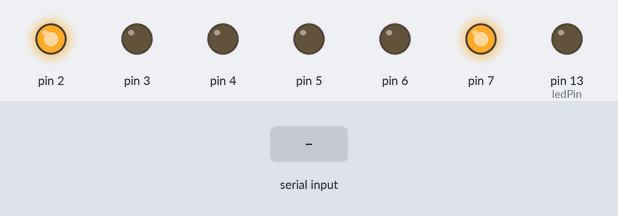
A sketch run on a simulated Arduino Leonardo, built with avr-gcc and run on an emulated ATmega32U4. Shown: output pins drawn as LEDs (lit = HIGH). Dashed ring = blinking. Inputs (shaded band) come from the test bench.

Above: at 1.2 s.
1.3 s: "0" received over Serial
At 1.46 s:
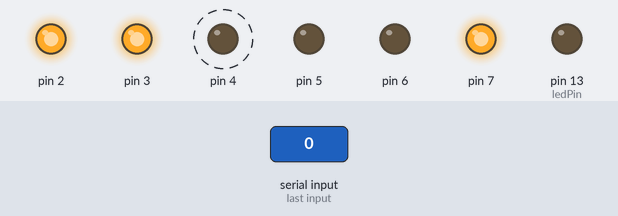
3.1 s: "1" received over Serial
At 3.26 s:
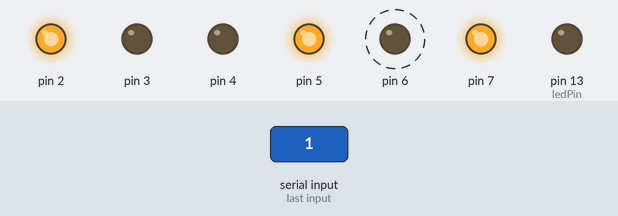
Timing chart, 0 to 6.1 s (numbered marks = the images above; inputs shaded):
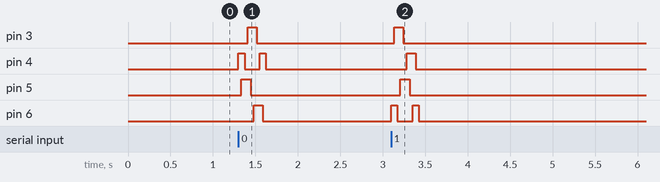

Measured:
- after the input at 1.3 s, pin 3: LOW → HIGH after 0.11 s, → LOW 0.11 s later; pin 4: alternates HIGH for 0.07 s and LOW for 0.18 s, 4 changes in all, then stays LOW, starting at once; pin 5: LOW → HIGH at once, → LOW 0.11 s later; pin 6: LOW → HIGH after 0.18 s, → LOW 0.11 s later
- after the input at 3.1 s, pin 3: LOW → HIGH at once, → LOW 0.11 s later; pin 4: LOW → HIGH after 0.18 s, → LOW 0.11 s later; pin 5: LOW → HIGH after 0.11 s, → LOW 0.11 s later; pin 6: alternates HIGH for 0.07 s and LOW for 0.18 s, 4 changes in all, then stays LOW, starting at once

The sketch:

motor_stepper.ino
```cpp
// (licence header left out)
int ledPin = 13;

void setup()                    // run once, when the sketch starts
{
  pinMode(ledPin, OUTPUT);      // sets the digital pin as output

    // start serial port at 9600 bps:
  Serial.begin(115200);

  while (!Serial) {
    ; // wait for serial port to connect. Needed for Leonardo only
  }


   pinMode(7, OUTPUT);
  pinMode(2, OUTPUT);
  digitalWrite(7, HIGH);
  digitalWrite(2, HIGH);

}

void mydelay(int clk)
{
  int i;
  for (i=0;i< clk;i++);
  //delay(clk);
}

class StepperL298N
{
  public:
  byte pins[4];
  byte curState;
  byte* lut;
  StepperL298N(byte pin1,byte pin2,byte pin3,byte pin4);

  void step(boolean dir);
  void halfStep(boolean yes) { if (yes) lut = halfStepLut; else lut = fullStepLut;}
  void start() { curState = 0xa;}
  void free() { curState = 0; }
  void brake() { curState = 0; }

  byte fullStepLut[16];
  byte halfStepLut[16];
};


StepperL298N::StepperL298N(byte pin1,byte pin2,byte pin3,byte pin4)
{
  pins[0] = pin1; pins[1] = pin2; pins[2]=pin3; pins[3] = pin4;
  lut = halfStepLut;
  for (int i=0;i<4;i++)
    {
      pinMode(pins[i], OUTPUT);      // sets the digital pin as output
    }

 memset(&fullStepLut,sizeof(byte)*16,0);
 memset(&halfStepLut,sizeof(byte)*16,0);

 // High nibble goes one way, low the other
 fullStepLut[0] = 0;
 // 1010 -> 1001 -> 0101 -> 0110
 fullStepLut[0xa] = 0x9 | 0x60;
 fullStepLut[0x9] = 0x5 | 0xa0;
 fullStepLut[0x5] = 0x6 | 0x90;
 fullStepLut[0x6] = 0xa | 0x50;

 halfStepLut[0] = 0;
 // 1010 -> 1000 -> 1001 -> 0001 -> 0101 -> 0100 -> 0110 -> 0010
 halfStepLut[0xa] = 0x8 | 0x20;
 halfStepLut[0x8] = 0x9 | 0xa0;
 halfStepLut[0x9] = 0x1 | 0x80;
 halfStepLut[0x1] = 0x5 | 0x90;
 halfStepLut[0x5] = 0x4 | 0x10;
 halfStepLut[0x4] = 0x6 | 0x50;
 halfStepLut[0x6] = 0x2 | 0x40;
 halfStepLut[0x2] = 0xa | 0x60;
}

void StepperL298N::step(boolean dir)
{
  curState = lut[curState];


  if (dir) curState &= 0xf;
  else curState >>= 4;
  for (int i=1,j=0;i< 16;i*= 2,j++)
    {

    byte lvl = LOW;
    if (i&curState) lvl=HIGH;
    digitalWrite(pins[j],lvl);
    }
}


int serDataVal = LOW;
void loop()                     // run over and over again
{
  unsigned long int j,sRead,yon;

  StepperL298N motor(3,4,5,6);
  motor.halfStep(true);
  motor.start();

  if (Serial.available() > 0)
  {
    sRead=Serial.read();
    if(sRead==48)
      yon=0;
     else if(sRead==49)
      yon=1;

    if(sRead==48||sRead==49)
  {
    for (j=0;j<9;j++)
    {
      motor.step(yon);
      delay(36);  // Change the delay to change the rate the motor spins
    }
  }
  }
    digitalWrite(3, LOW);
  digitalWrite(4, LOW);
  digitalWrite(5, LOW);
  digitalWrite(6, LOW);


}
```
